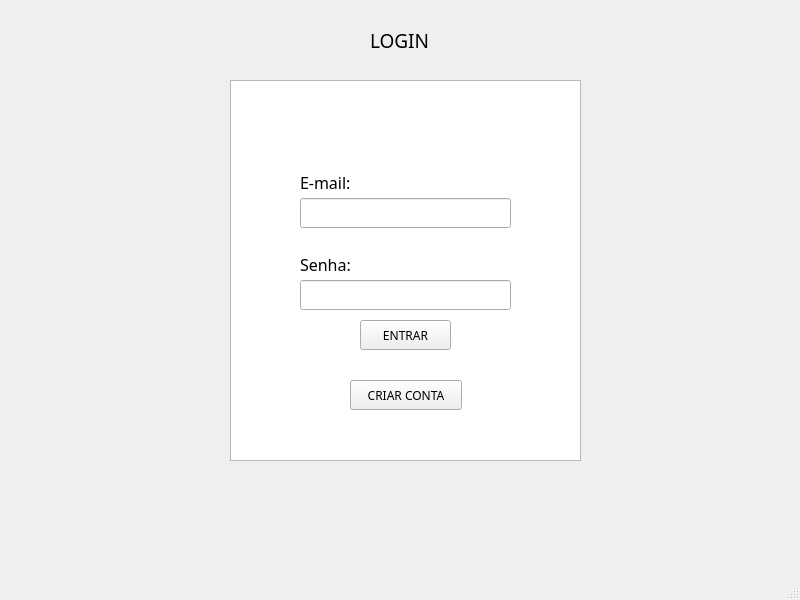
<?xml version="1.0" encoding="UTF-8"?>
<ui version="4.0">
 <class>Tela_Inicio</class>
 <widget class="QMainWindow" name="Tela_Inicio">
  <property name="geometry">
   <rect>
    <x>0</x>
    <y>0</y>
    <width>800</width>
    <height>600</height>
   </rect>
  </property>
  <property name="font">
   <font>
    <family>Lucida Sans Unicode</family>
   </font>
  </property>
  <property name="windowTitle">
   <string>MainWindow</string>
  </property>
  <widget class="QWidget" name="centralwidget">
   <widget class="QTextBrowser" name="textBrowser">
    <property name="geometry">
     <rect>
      <x>230</x>
      <y>80</y>
      <width>351</width>
      <height>381</height>
     </rect>
    </property>
   </widget>
   <widget class="QLabel" name="label_3">
    <property name="geometry">
     <rect>
      <x>370</x>
      <y>30</y>
      <width>71</width>
      <height>20</height>
     </rect>
    </property>
    <property name="font">
     <font>
      <pointsize>14</pointsize>
     </font>
    </property>
    <property name="text">
     <string>LOGIN</string>
    </property>
   </widget>
   <widget class="QLabel" name="label_2">
    <property name="geometry">
     <rect>
      <x>300</x>
      <y>255</y>
      <width>56</width>
      <height>19</height>
     </rect>
    </property>
    <property name="font">
     <font>
      <family>Lucida Sans Unicode</family>
      <pointsize>12</pointsize>
     </font>
    </property>
    <property name="text">
     <string>Senha:</string>
    </property>
   </widget>
   <widget class="QLineEdit" name="senha_login">
    <property name="geometry">
     <rect>
      <x>300</x>
      <y>280</y>
      <width>211</width>
      <height>30</height>
     </rect>
    </property>
    <property name="font">
     <font>
      <family>Lucida Sans Unicode</family>
      <pointsize>9</pointsize>
     </font>
    </property>
   </widget>
   <widget class="QLineEdit" name="e_mail_login">
    <property name="geometry">
     <rect>
      <x>300</x>
      <y>198</y>
      <width>211</width>
      <height>30</height>
     </rect>
    </property>
    <property name="font">
     <font>
      <family>Lucida Sans Unicode</family>
      <pointsize>9</pointsize>
     </font>
    </property>
   </widget>
   <widget class="QLabel" name="label">
    <property name="geometry">
     <rect>
      <x>300</x>
      <y>173</y>
      <width>56</width>
      <height>19</height>
     </rect>
    </property>
    <property name="font">
     <font>
      <family>Lucida Sans Unicode</family>
      <pointsize>12</pointsize>
      <weight>50</weight>
      <bold>false</bold>
     </font>
    </property>
    <property name="text">
     <string>E-mail:</string>
    </property>
   </widget>
   <widget class="QPushButton" name="botao_criar_conta">
    <property name="geometry">
     <rect>
      <x>350</x>
      <y>380</y>
      <width>112</width>
      <height>30</height>
     </rect>
    </property>
    <property name="font">
     <font>
      <family>Lucida Sans Unicode</family>
      <pointsize>9</pointsize>
     </font>
    </property>
    <property name="text">
     <string>CRIAR CONTA</string>
    </property>
    <property name="icon">
     <iconset>
      <normaloff>images/uer.png</normaloff>images/uer.png</iconset>
    </property>
    <property name="iconSize">
     <size>
      <width>16</width>
      <height>16</height>
     </size>
    </property>
   </widget>
   <widget class="QPushButton" name="botao_entrar">
    <property name="geometry">
     <rect>
      <x>360</x>
      <y>320</y>
      <width>91</width>
      <height>30</height>
     </rect>
    </property>
    <property name="font">
     <font>
      <family>Lucida Sans Unicode</family>
      <pointsize>9</pointsize>
     </font>
    </property>
    <property name="text">
     <string>ENTRAR</string>
    </property>
    <property name="icon">
     <iconset>
      <normaloff>images/Login_37128.png</normaloff>images/Login_37128.png</iconset>
    </property>
   </widget>
  </widget>
  <widget class="QMenuBar" name="menubar">
   <property name="geometry">
    <rect>
     <x>0</x>
     <y>0</y>
     <width>800</width>
     <height>23</height>
    </rect>
   </property>
  </widget>
  <widget class="QStatusBar" name="statusbar"/>
 </widget>
 <resources/>
 <connections/>
</ui>
